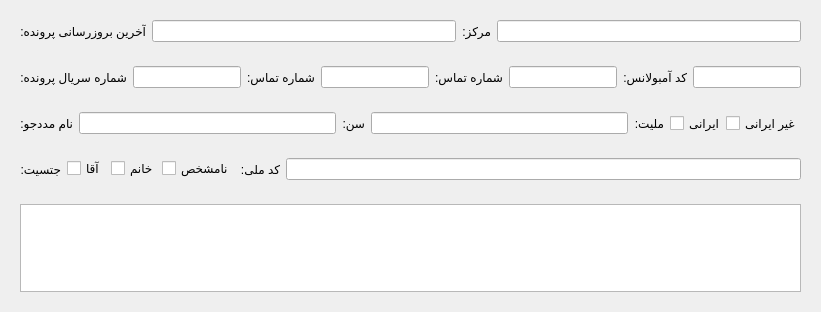
     <widget class="QWidget" name="information_tab">
      <attribute name="title">
       <string>گزارش</string>
      </attribute>
      <layout class="QVBoxLayout" name="verticalLayout">
       <item>
        <widget class="QWidget" name="pre_information_section_1" native="true">
         <property name="maximumSize">
          <size>
           <width>16777215</width>
           <height>50</height>
          </size>
         </property>
         <layout class="QHBoxLayout" name="horizontalLayout_5">
          <item>
           <widget class="QLabel" name="last_update_label">
            <property name="text">
             <string>آخرین بروزرسانی پرونده:</string>
            </property>
            <property name="textFormat">
             <enum>Qt::TextFormat::PlainText</enum>
            </property>
           </widget>
          </item>
          <item>
           <widget class="QLineEdit" name="last_update_field">
            <property name="alignment">
             <set>Qt::AlignmentFlag::AlignCenter</set>
            </property>
            <property name="readOnly">
             <bool>true</bool>
            </property>
           </widget>
          </item>
          <item>
           <widget class="QLabel" name="base_station_label">
            <property name="text">
             <string>مرکز:</string>
            </property>
            <property name="textFormat">
             <enum>Qt::TextFormat::PlainText</enum>
            </property>
           </widget>
          </item>
          <item>
           <widget class="QLineEdit" name="base_station_field">
            <property name="alignment">
             <set>Qt::AlignmentFlag::AlignCenter</set>
            </property>
            <property name="readOnly">
             <bool>true</bool>
            </property>
           </widget>
          </item>
         </layout>
        </widget>
       </item>
       <item>
        <widget class="QWidget" name="pre_information_section_2" native="true">
         <property name="maximumSize">
          <size>
           <width>16777215</width>
           <height>50</height>
          </size>
         </property>
         <layout class="QHBoxLayout" name="horizontalLayout_4">
          <item>
           <widget class="QLabel" name="document_serial_number_label">
            <property name="text">
             <string>شماره سریال پرونده:</string>
            </property>
            <property name="textFormat">
             <enum>Qt::TextFormat::PlainText</enum>
            </property>
           </widget>
          </item>
          <item>
           <widget class="QLineEdit" name="document_serial_number_field">
            <property name="alignment">
             <set>Qt::AlignmentFlag::AlignCenter</set>
            </property>
            <property name="readOnly">
             <bool>true</bool>
            </property>
           </widget>
          </item>
          <item>
           <widget class="QLabel" name="caller_number_label">
            <property name="text">
             <string>شماره تماس:</string>
            </property>
            <property name="textFormat">
             <enum>Qt::TextFormat::PlainText</enum>
            </property>
           </widget>
          </item>
          <item>
           <widget class="QLineEdit" name="caller_number_field">
            <property name="alignment">
             <set>Qt::AlignmentFlag::AlignCenter</set>
            </property>
            <property name="readOnly">
             <bool>true</bool>
            </property>
           </widget>
          </item>
          <item>
           <widget class="QLabel" name="backup_number_label">
            <property name="text">
             <string>شماره تماس:</string>
            </property>
            <property name="textFormat">
             <enum>Qt::TextFormat::PlainText</enum>
            </property>
           </widget>
          </item>
          <item>
           <widget class="QLineEdit" name="backup_number_field">
            <property name="alignment">
             <set>Qt::AlignmentFlag::AlignCenter</set>
            </property>
            <property name="readOnly">
             <bool>true</bool>
            </property>
           </widget>
          </item>
          <item>
           <widget class="QLabel" name="ambulance_code_label">
            <property name="text">
             <string>کد آمبولانس:</string>
            </property>
            <property name="textFormat">
             <enum>Qt::TextFormat::PlainText</enum>
            </property>
           </widget>
          </item>
          <item>
           <widget class="QLineEdit" name="ambulance_code_field">
            <property name="alignment">
             <set>Qt::AlignmentFlag::AlignCenter</set>
            </property>
            <property name="readOnly">
             <bool>true</bool>
            </property>
           </widget>
          </item>
         </layout>
        </widget>
       </item>
       <item>
        <widget class="QWidget" name="information_section_1" native="true">
         <property name="maximumSize">
          <size>
           <width>16777215</width>
           <height>40</height>
          </size>
         </property>
         <layout class="QHBoxLayout" name="horizontalLayout_3">
          <item>
           <widget class="QLabel" name="patient_name_label">
            <property name="sizePolicy">
             <sizepolicy hsizetype="Preferred" vsizetype="Preferred">
              <horstretch>0</horstretch>
              <verstretch>0</verstretch>
             </sizepolicy>
            </property>
            <property name="maximumSize">
             <size>
              <width>55</width>
              <height>30</height>
             </size>
            </property>
            <property name="text">
             <string>نام مددجو:</string>
            </property>
            <property name="textFormat">
             <enum>Qt::TextFormat::PlainText</enum>
            </property>
           </widget>
          </item>
          <item>
           <widget class="QLineEdit" name="patient_name_field">
            <property name="alignment">
             <set>Qt::AlignmentFlag::AlignCenter</set>
            </property>
            <property name="readOnly">
             <bool>true</bool>
            </property>
           </widget>
          </item>
          <item>
           <widget class="QLabel" name="age_label">
            <property name="maximumSize">
             <size>
              <width>25</width>
              <height>30</height>
             </size>
            </property>
            <property name="text">
             <string>سن:</string>
            </property>
            <property name="textFormat">
             <enum>Qt::TextFormat::PlainText</enum>
            </property>
           </widget>
          </item>
          <item>
           <widget class="QLineEdit" name="age_field">
            <property name="alignment">
             <set>Qt::AlignmentFlag::AlignCenter</set>
            </property>
            <property name="readOnly">
             <bool>true</bool>
            </property>
           </widget>
          </item>
          <item>
           <widget class="QLabel" name="nationality_label">
            <property name="maximumSize">
             <size>
              <width>30</width>
              <height>30</height>
             </size>
            </property>
            <property name="text">
             <string>ملیت:</string>
            </property>
            <property name="textFormat">
             <enum>Qt::TextFormat::PlainText</enum>
            </property>
           </widget>
          </item>
          <item>
           <widget class="QCheckBox" name="iranian_nationality_checkBox">
            <property name="enabled">
             <bool>true</bool>
            </property>
            <property name="maximumSize">
             <size>
              <width>50</width>
              <height>22</height>
             </size>
            </property>
            <property name="mouseTracking">
             <bool>false</bool>
            </property>
            <property name="focusPolicy">
             <enum>Qt::FocusPolicy::NoFocus</enum>
            </property>
            <property name="inputMethodHints">
             <set>Qt::InputMethodHint::ImhNone</set>
            </property>
            <property name="text">
             <string>ایرانی</string>
            </property>
            <property name="checkable">
             <bool>true</bool>
            </property>
           </widget>
          </item>
          <item>
           <widget class="QCheckBox" name="foreign_nationality_checkBox">
            <property name="enabled">
             <bool>true</bool>
            </property>
            <property name="maximumSize">
             <size>
              <width>75</width>
              <height>20</height>
             </size>
            </property>
            <property name="mouseTracking">
             <bool>false</bool>
            </property>
            <property name="focusPolicy">
             <enum>Qt::FocusPolicy::NoFocus</enum>
            </property>
            <property name="text">
             <string>غیر ایرانی</string>
            </property>
           </widget>
          </item>
         </layout>
        </widget>
       </item>
       <item>
        <widget class="QWidget" name="information_section_2" native="true">
         <property name="maximumSize">
          <size>
           <width>16777215</width>
           <height>40</height>
          </size>
         </property>
         <layout class="QHBoxLayout" name="horizontalLayout_2">
          <item>
           <widget class="QLabel" name="gender_label">
            <property name="maximumSize">
             <size>
              <width>45</width>
              <height>22</height>
             </size>
            </property>
            <property name="text">
             <string>جتسیت:</string>
            </property>
            <property name="textFormat">
             <enum>Qt::TextFormat::PlainText</enum>
            </property>
           </widget>
          </item>
          <item>
           <widget class="QCheckBox" name="is_male_checkBox">
            <property name="enabled">
             <bool>true</bool>
            </property>
            <property name="maximumSize">
             <size>
              <width>40</width>
              <height>16777215</height>
             </size>
            </property>
            <property name="mouseTracking">
             <bool>false</bool>
            </property>
            <property name="focusPolicy">
             <enum>Qt::FocusPolicy::NoFocus</enum>
            </property>
            <property name="text">
             <string>آقا</string>
            </property>
           </widget>
          </item>
          <item>
           <widget class="QCheckBox" name="is_female_checkBox">
            <property name="enabled">
             <bool>true</bool>
            </property>
            <property name="maximumSize">
             <size>
              <width>45</width>
              <height>16777215</height>
             </size>
            </property>
            <property name="mouseTracking">
             <bool>false</bool>
            </property>
            <property name="focusPolicy">
             <enum>Qt::FocusPolicy::NoFocus</enum>
            </property>
            <property name="text">
             <string>خانم</string>
            </property>
           </widget>
          </item>
          <item>
           <widget class="QCheckBox" name="is_gender_unknown_checkbox">
            <property name="enabled">
             <bool>true</bool>
            </property>
            <property name="maximumSize">
             <size>
              <width>85</width>
              <height>16777215</height>
             </size>
            </property>
            <property name="mouseTracking">
             <bool>false</bool>
            </property>
            <property name="focusPolicy">
             <enum>Qt::FocusPolicy::NoFocus</enum>
            </property>
            <property name="text">
             <string>نامشخص</string>
            </property>
           </widget>
          </item>
          <item>
           <widget class="QLabel" name="national_code_label">
            <property name="maximumSize">
             <size>
              <width>45</width>
              <height>16777215</height>
             </size>
            </property>
            <property name="text">
             <string>کد ملی:</string>
            </property>
            <property name="textFormat">
             <enum>Qt::TextFormat::PlainText</enum>
            </property>
           </widget>
          </item>
          <item>
           <widget class="QLineEdit" name="national_code_field">
            <property name="alignment">
             <set>Qt::AlignmentFlag::AlignCenter</set>
            </property>
            <property name="readOnly">
             <bool>true</bool>
            </property>
           </widget>
          </item>
         </layout>
        </widget>
       </item>
       <item>
        <widget class="QWidget" name="summary_section" native="true">
         <layout class="QHBoxLayout" name="horizontalLayout_6">
          <item>
           <widget class="QPlainTextEdit" name="mission_summary_field">
            <property name="font">
             <font>
              <pointsize>11</pointsize>
             </font>
            </property>
            <property name="acceptDrops">
             <bool>false</bool>
            </property>
            <property name="layoutDirection">
             <enum>Qt::LayoutDirection::RightToLeft</enum>
            </property>
            <property name="sizeAdjustPolicy">
             <enum>QAbstractScrollArea::SizeAdjustPolicy::AdjustToContents</enum>
            </property>
            <property name="readOnly">
             <bool>true</bool>
            </property>
           </widget>
          </item>
         </layout>
        </widget>
       </item>
      </layout>
     </widget>
